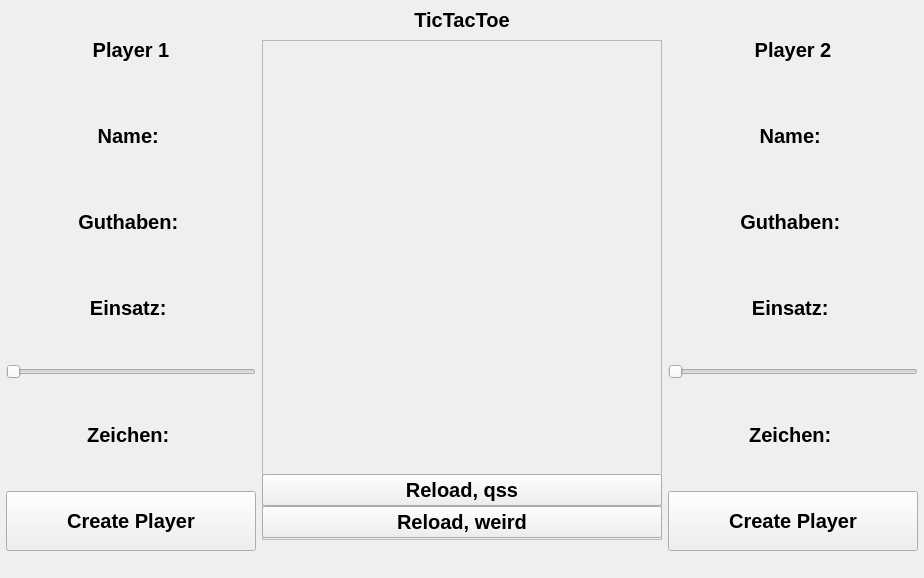
<?xml version="1.0" encoding="UTF-8"?>
<ui version="4.0">
 <class>MainWindow</class>
 <widget class="QMainWindow" name="MainWindow">
  <property name="geometry">
   <rect>
    <x>0</x>
    <y>0</y>
    <width>924</width>
    <height>578</height>
   </rect>
  </property>
  <property name="minimumSize">
   <size>
    <width>800</width>
    <height>500</height>
   </size>
  </property>
  <property name="windowTitle">
   <string>MainWindow</string>
  </property>
  <property name="styleSheet">
   <string notr="true"/>
  </property>
  <widget class="QWidget" name="centralwidget">
   <property name="sizePolicy">
    <sizepolicy hsizetype="MinimumExpanding" vsizetype="MinimumExpanding">
     <horstretch>0</horstretch>
     <verstretch>0</verstretch>
    </sizepolicy>
   </property>
   <property name="font">
    <font>
     <pointsize>15</pointsize>
     <bold>true</bold>
    </font>
   </property>
   <layout class="QGridLayout" name="gridLayout">
    <property name="leftMargin">
     <number>0</number>
    </property>
    <property name="topMargin">
     <number>0</number>
    </property>
    <property name="rightMargin">
     <number>0</number>
    </property>
    <property name="bottomMargin">
     <number>0</number>
    </property>
    <item row="0" column="0">
     <layout class="QHBoxLayout" name="horizontalLayout">
      <property name="spacing">
       <number>0</number>
      </property>
      <item>
       <widget class="QFrame" name="fr_player1">
        <property name="minimumSize">
         <size>
          <width>200</width>
          <height>500</height>
         </size>
        </property>
        <layout class="QVBoxLayout" name="verticalLayout_2">
         <property name="leftMargin">
          <number>6</number>
         </property>
         <property name="topMargin">
          <number>0</number>
         </property>
         <property name="rightMargin">
          <number>6</number>
         </property>
         <property name="bottomMargin">
          <number>0</number>
         </property>
         <item>
          <widget class="QLabel" name="lb_player_1_headline">
           <property name="minimumSize">
            <size>
             <width>0</width>
             <height>40</height>
            </size>
           </property>
           <property name="maximumSize">
            <size>
             <width>16777215</width>
             <height>60</height>
            </size>
           </property>
           <property name="text">
            <string>Player 1</string>
           </property>
           <property name="alignment">
            <set>Qt::AlignCenter</set>
           </property>
          </widget>
         </item>
         <item>
          <widget class="QLabel" name="label_5">
           <property name="sizePolicy">
            <sizepolicy hsizetype="Preferred" vsizetype="MinimumExpanding">
             <horstretch>0</horstretch>
             <verstretch>0</verstretch>
            </sizepolicy>
           </property>
           <property name="minimumSize">
            <size>
             <width>0</width>
             <height>40</height>
            </size>
           </property>
           <property name="maximumSize">
            <size>
             <width>16777215</width>
             <height>60</height>
            </size>
           </property>
           <property name="text">
            <string>Name: </string>
           </property>
           <property name="alignment">
            <set>Qt::AlignCenter</set>
           </property>
          </widget>
         </item>
         <item>
          <widget class="QLabel" name="label_4">
           <property name="sizePolicy">
            <sizepolicy hsizetype="Preferred" vsizetype="MinimumExpanding">
             <horstretch>0</horstretch>
             <verstretch>0</verstretch>
            </sizepolicy>
           </property>
           <property name="minimumSize">
            <size>
             <width>0</width>
             <height>40</height>
            </size>
           </property>
           <property name="maximumSize">
            <size>
             <width>16777215</width>
             <height>60</height>
            </size>
           </property>
           <property name="text">
            <string>Guthaben: </string>
           </property>
           <property name="alignment">
            <set>Qt::AlignCenter</set>
           </property>
          </widget>
         </item>
         <item>
          <widget class="QLabel" name="label_6">
           <property name="sizePolicy">
            <sizepolicy hsizetype="Preferred" vsizetype="MinimumExpanding">
             <horstretch>0</horstretch>
             <verstretch>0</verstretch>
            </sizepolicy>
           </property>
           <property name="minimumSize">
            <size>
             <width>0</width>
             <height>40</height>
            </size>
           </property>
           <property name="maximumSize">
            <size>
             <width>16777215</width>
             <height>60</height>
            </size>
           </property>
           <property name="font">
            <font>
             <pointsize>15</pointsize>
             <bold>true</bold>
             <stylestrategy>PreferDefault</stylestrategy>
            </font>
           </property>
           <property name="text">
            <string>Einsatz: </string>
           </property>
           <property name="alignment">
            <set>Qt::AlignCenter</set>
           </property>
          </widget>
         </item>
         <item>
          <widget class="QSlider" name="horizontalSlider">
           <property name="orientation">
            <enum>Qt::Horizontal</enum>
           </property>
          </widget>
         </item>
         <item>
          <widget class="QLabel" name="label_3">
           <property name="sizePolicy">
            <sizepolicy hsizetype="MinimumExpanding" vsizetype="MinimumExpanding">
             <horstretch>0</horstretch>
             <verstretch>0</verstretch>
            </sizepolicy>
           </property>
           <property name="minimumSize">
            <size>
             <width>0</width>
             <height>40</height>
            </size>
           </property>
           <property name="maximumSize">
            <size>
             <width>16777215</width>
             <height>60</height>
            </size>
           </property>
           <property name="text">
            <string>Zeichen: </string>
           </property>
           <property name="alignment">
            <set>Qt::AlignCenter</set>
           </property>
          </widget>
         </item>
         <item>
          <widget class="QPushButton" name="btn_Create_Player_1">
           <property name="sizePolicy">
            <sizepolicy hsizetype="Minimum" vsizetype="MinimumExpanding">
             <horstretch>0</horstretch>
             <verstretch>0</verstretch>
            </sizepolicy>
           </property>
           <property name="minimumSize">
            <size>
             <width>0</width>
             <height>40</height>
            </size>
           </property>
           <property name="maximumSize">
            <size>
             <width>16777215</width>
             <height>60</height>
            </size>
           </property>
           <property name="cursor">
            <cursorShape>PointingHandCursor</cursorShape>
           </property>
           <property name="text">
            <string>Create Player</string>
           </property>
          </widget>
         </item>
        </layout>
       </widget>
      </item>
      <item>
       <widget class="QFrame" name="fr_mainContent">
        <property name="minimumSize">
         <size>
          <width>0</width>
          <height>500</height>
         </size>
        </property>
        <layout class="QVBoxLayout" name="verticalLayout_3">
         <property name="spacing">
          <number>0</number>
         </property>
         <property name="sizeConstraint">
          <enum>QLayout::SetNoConstraint</enum>
         </property>
         <property name="leftMargin">
          <number>0</number>
         </property>
         <property name="topMargin">
          <number>0</number>
         </property>
         <property name="rightMargin">
          <number>0</number>
         </property>
         <property name="bottomMargin">
          <number>0</number>
         </property>
         <item alignment="Qt::AlignTop">
          <widget class="QLabel" name="lb_mainHeadline">
           <property name="sizePolicy">
            <sizepolicy hsizetype="MinimumExpanding" vsizetype="MinimumExpanding">
             <horstretch>0</horstretch>
             <verstretch>0</verstretch>
            </sizepolicy>
           </property>
           <property name="minimumSize">
            <size>
             <width>0</width>
             <height>40</height>
            </size>
           </property>
           <property name="maximumSize">
            <size>
             <width>16777215</width>
             <height>16777215</height>
            </size>
           </property>
           <property name="text">
            <string>TicTacToe</string>
           </property>
           <property name="alignment">
            <set>Qt::AlignCenter</set>
           </property>
          </widget>
         </item>
         <item>
          <widget class="QFrame" name="frame">
           <property name="sizePolicy">
            <sizepolicy hsizetype="MinimumExpanding" vsizetype="MinimumExpanding">
             <horstretch>0</horstretch>
             <verstretch>0</verstretch>
            </sizepolicy>
           </property>
           <property name="minimumSize">
            <size>
             <width>400</width>
             <height>500</height>
            </size>
           </property>
           <property name="frameShape">
            <enum>QFrame::StyledPanel</enum>
           </property>
           <property name="frameShadow">
            <enum>QFrame::Raised</enum>
           </property>
          </widget>
         </item>
         <item>
          <widget class="QPushButton" name="btn_qss_reload">
           <property name="text">
            <string>Reload, qss</string>
           </property>
          </widget>
         </item>
         <item>
          <widget class="QPushButton" name="btn_qss_reload_weird">
           <property name="text">
            <string>Reload, weird</string>
           </property>
          </widget>
         </item>
         <item>
          <widget class="QLabel" name="lb_outputField">
           <property name="sizePolicy">
            <sizepolicy hsizetype="MinimumExpanding" vsizetype="MinimumExpanding">
             <horstretch>0</horstretch>
             <verstretch>0</verstretch>
            </sizepolicy>
           </property>
           <property name="minimumSize">
            <size>
             <width>0</width>
             <height>40</height>
            </size>
           </property>
           <property name="maximumSize">
            <size>
             <width>16777215</width>
             <height>60</height>
            </size>
           </property>
           <property name="text">
            <string/>
           </property>
           <property name="alignment">
            <set>Qt::AlignCenter</set>
           </property>
          </widget>
         </item>
        </layout>
       </widget>
      </item>
      <item>
       <widget class="QFrame" name="fr_player2">
        <property name="minimumSize">
         <size>
          <width>200</width>
          <height>500</height>
         </size>
        </property>
        <layout class="QVBoxLayout" name="verticalLayout">
         <property name="leftMargin">
          <number>6</number>
         </property>
         <property name="topMargin">
          <number>0</number>
         </property>
         <property name="rightMargin">
          <number>6</number>
         </property>
         <property name="bottomMargin">
          <number>0</number>
         </property>
         <item>
          <widget class="QLabel" name="lb_player_2_headline">
           <property name="minimumSize">
            <size>
             <width>0</width>
             <height>40</height>
            </size>
           </property>
           <property name="maximumSize">
            <size>
             <width>16777215</width>
             <height>60</height>
            </size>
           </property>
           <property name="text">
            <string>Player 2</string>
           </property>
           <property name="alignment">
            <set>Qt::AlignCenter</set>
           </property>
          </widget>
         </item>
         <item>
          <widget class="QLabel" name="label_9">
           <property name="sizePolicy">
            <sizepolicy hsizetype="MinimumExpanding" vsizetype="MinimumExpanding">
             <horstretch>0</horstretch>
             <verstretch>0</verstretch>
            </sizepolicy>
           </property>
           <property name="minimumSize">
            <size>
             <width>0</width>
             <height>40</height>
            </size>
           </property>
           <property name="maximumSize">
            <size>
             <width>16777215</width>
             <height>60</height>
            </size>
           </property>
           <property name="text">
            <string>Name: </string>
           </property>
           <property name="alignment">
            <set>Qt::AlignCenter</set>
           </property>
          </widget>
         </item>
         <item>
          <widget class="QLabel" name="label_8">
           <property name="sizePolicy">
            <sizepolicy hsizetype="MinimumExpanding" vsizetype="MinimumExpanding">
             <horstretch>0</horstretch>
             <verstretch>0</verstretch>
            </sizepolicy>
           </property>
           <property name="minimumSize">
            <size>
             <width>0</width>
             <height>40</height>
            </size>
           </property>
           <property name="maximumSize">
            <size>
             <width>16777215</width>
             <height>60</height>
            </size>
           </property>
           <property name="text">
            <string>Guthaben: </string>
           </property>
           <property name="alignment">
            <set>Qt::AlignCenter</set>
           </property>
          </widget>
         </item>
         <item>
          <widget class="QLabel" name="label_7">
           <property name="sizePolicy">
            <sizepolicy hsizetype="MinimumExpanding" vsizetype="MinimumExpanding">
             <horstretch>0</horstretch>
             <verstretch>0</verstretch>
            </sizepolicy>
           </property>
           <property name="minimumSize">
            <size>
             <width>0</width>
             <height>40</height>
            </size>
           </property>
           <property name="maximumSize">
            <size>
             <width>16777215</width>
             <height>60</height>
            </size>
           </property>
           <property name="text">
            <string>Einsatz: </string>
           </property>
           <property name="alignment">
            <set>Qt::AlignCenter</set>
           </property>
          </widget>
         </item>
         <item>
          <widget class="QSlider" name="horizontalSlider_2">
           <property name="orientation">
            <enum>Qt::Horizontal</enum>
           </property>
          </widget>
         </item>
         <item>
          <widget class="QLabel" name="label">
           <property name="sizePolicy">
            <sizepolicy hsizetype="MinimumExpanding" vsizetype="MinimumExpanding">
             <horstretch>0</horstretch>
             <verstretch>0</verstretch>
            </sizepolicy>
           </property>
           <property name="minimumSize">
            <size>
             <width>0</width>
             <height>40</height>
            </size>
           </property>
           <property name="maximumSize">
            <size>
             <width>16777215</width>
             <height>60</height>
            </size>
           </property>
           <property name="text">
            <string>Zeichen: </string>
           </property>
           <property name="alignment">
            <set>Qt::AlignCenter</set>
           </property>
          </widget>
         </item>
         <item>
          <widget class="QPushButton" name="btn_Create_Player_2">
           <property name="sizePolicy">
            <sizepolicy hsizetype="MinimumExpanding" vsizetype="MinimumExpanding">
             <horstretch>0</horstretch>
             <verstretch>0</verstretch>
            </sizepolicy>
           </property>
           <property name="minimumSize">
            <size>
             <width>0</width>
             <height>40</height>
            </size>
           </property>
           <property name="maximumSize">
            <size>
             <width>16777215</width>
             <height>60</height>
            </size>
           </property>
           <property name="cursor">
            <cursorShape>PointingHandCursor</cursorShape>
           </property>
           <property name="text">
            <string>Create Player</string>
           </property>
          </widget>
         </item>
        </layout>
       </widget>
      </item>
     </layout>
    </item>
   </layout>
  </widget>
  <action name="actionQuit">
   <property name="text">
    <string>Quit</string>
   </property>
  </action>
 </widget>
 <resources/>
 <connections>
  <connection>
   <sender>btn_Create_Player_1</sender>
   <signal>clicked()</signal>
   <receiver>MainWindow</receiver>
   <slot>create_new_player()</slot>
   <hints>
    <hint type="sourcelabel">
     <x>147</x>
     <y>537</y>
    </hint>
    <hint type="destinationlabel">
     <x>114</x>
     <y>753</y>
    </hint>
   </hints>
  </connection>
  <connection>
   <sender>btn_Create_Player_2</sender>
   <signal>clicked()</signal>
   <receiver>MainWindow</receiver>
   <slot>create_new_player()</slot>
   <hints>
    <hint type="sourcelabel">
     <x>740</x>
     <y>544</y>
    </hint>
    <hint type="destinationlabel">
     <x>734</x>
     <y>765</y>
    </hint>
   </hints>
  </connection>
 </connections>
 <slots>
  <slot>c()</slot>
  <slot>create_new_player()</slot>
 </slots>
</ui>
